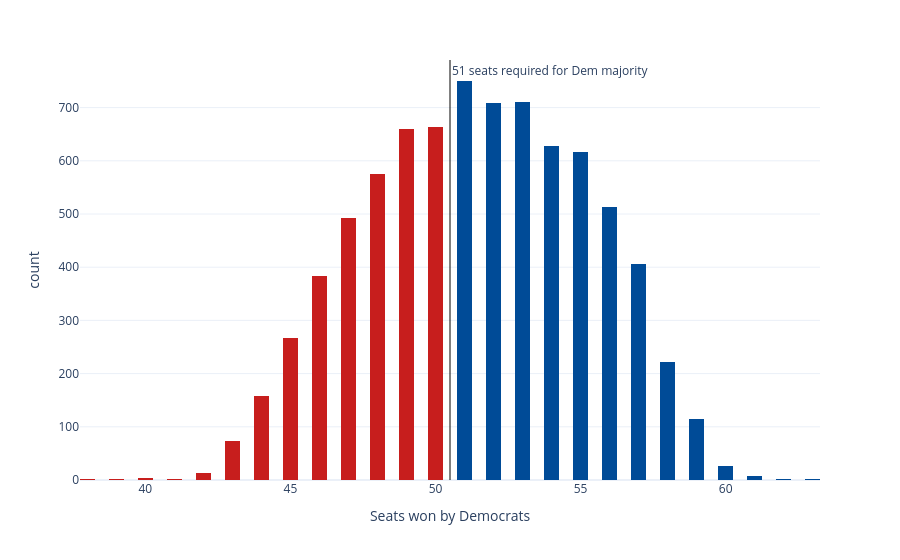

Notebook cell for this chart:
### Code cell
sims_hist = px.histogram(seat_sims, x='seats', nbins=np.unique(seat_sims['seats']).shape[0]*2, color='winner',
                         color_discrete_map={'Democrats': '#004b97', 'Republicans': '#c71e1d'},
                         labels={'seats':'Seats won by Democrats', 'winner': 'Winner'}, template='plotly_white')
sims_hist.update_traces(showlegend=False)
sims_hist.add_vline(x=50.5, line_width=1, line_color='black', annotation_text='51 seats required for Dem majority', 
                    annotation_position='top right')
sims_hist

### Figure 1 — Plotly figure (JSON) as saved in the notebook; plotly's stock layout.template omitted (floating-point values rounded to 4 significant figures; data arrays with more than 128 entries replaced by an {"elided": "..."} marker saying what was removed)
{"data": [{"bingroup": "x", "hovertemplate": "Winner=Democrats<br>Seats won by Democrats=%{x}<br>count=%{y}<extra></extra>", "legendgroup": "Democrats", "marker": {"color": "#004b97", "pattern": {"shape": ""}}, "name": "Democrats", "nbinsx": 52, "orientation": "v", "showlegend": false, "type": "histogram", "x": {"elided": "4706 int values"}, "xaxis": "x", "yaxis": "y"}, {"bingroup": "x", "hovertemplate": "Winner=Republicans<br>Seats won by Democrats=%{x}<br>count=%{y}<extra></extra>", "legendgroup": "Republicans", "marker": {"color": "#c71e1d", "pattern": {"shape": ""}}, "name": "Republicans", "nbinsx": 52, "orientation": "v", "showlegend": false, "type": "histogram", "x": {"elided": "3294 int values"}, "xaxis": "x", "yaxis": "y"}], "layout": {"annotations": [{"showarrow": false, "text": "51 seats required for Dem majority", "x": 50.5, "xanchor": "left", "xref": "x", "y": 1, "yanchor": "top", "yref": "y domain"}], "barmode": "relative", "legend": {"title": {"text": "Winner"}, "tracegroupgap": 0}, "margin": {"t": 60}, "shapes": [{"line": {"color": "black", "width": 1}, "type": "line", "x0": 50.5, "x1": 50.5, "xref": "x", "y0": 0, "y1": 1, "yref": "y domain"}], "xaxis": {"anchor": "y", "domain": [0, 1], "title": {"text": "Seats won by Democrats"}}, "yaxis": {"anchor": "x", "domain": [0, 1], "title": {"text": "count"}}}}
